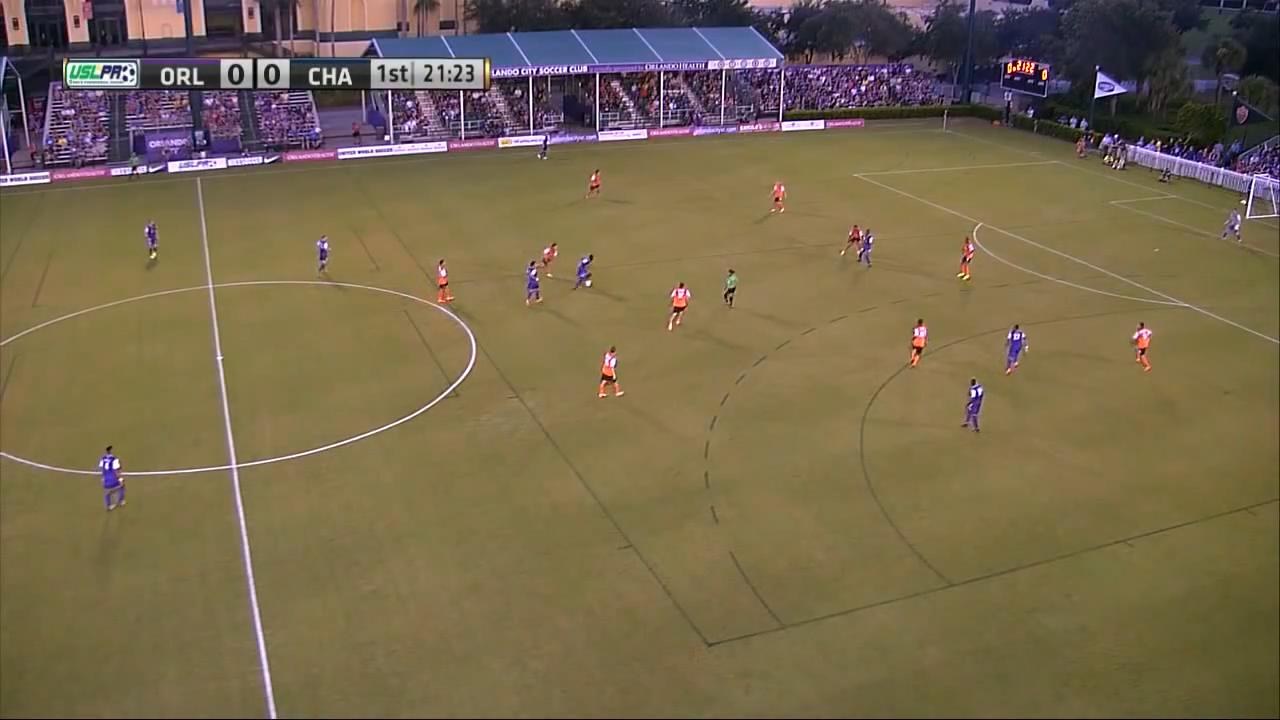
#> input picture Dataset/player_detection/SoccerPlayerDetection_bmvc17_v1/DataSet_001/0203.jpg, 1280 x 720 px
$ python -i pose_refinement.py   (imports and definitions only)
#> lines starting #> are read from the running program, lines starting #| are printed output that depends on the picture; after the words box and inside, x2 and y2 are one past the last pixel; in counts of white or black regions, pixels touching at a corner belong together
"""
pose_refinement.py — Refine camera pose using Lucas-Kanade alignment.

Takes the initial camera pose from the database retrieval and refines
it by aligning the retrieved edge image with the detected edge image
using distance transforms and the Lucas-Kanade algorithm.


Why refinement is needed:
    The database lookup returns the nearest match, not an exact match.
    The retrieved pose might be off by a few degrees in pan/tilt or
    a few hundred pixels in focal length. Refinement iteratively
    adjusts the homography to minimise the difference between the
    retrieved and detected edge images.

Method:
    1. Compute distance transform of both edge images
       (distance from each pixel to the nearest edge pixel)
    2. Truncate distances at an upper bound (30-50px)
       to prevent distant pixels from dominating
    3. Use Lucas-Kanade (ECC alignment in OpenCV) to find the
       homography warp that best aligns the two distance images
    4. Apply the warp to the initial homography to get the refined result

"""

import numpy as np
import cv2
from typing import Tuple, Optional
from dataclasses import dataclass


@dataclass
class RefinementResult:
    """Result of pose refinement."""
    homography: np.ndarray          # Refined 3x3 homography matrix
    initial_homography: np.ndarray  # Initial homography before refinement
    warp_matrix: np.ndarray         # The correction warp found by LK/ECC
    converged: bool                 # Whether the alignment converged
    correlation: float              # ECC correlation score (higher = better, max 1.0)
    iterations: int                 # Number of iterations used


class PoseRefinement:
    """
    Refines camera pose by aligning edge images using the
    Enhanced Correlation Coefficient (ECC) algorithm.

    The ECC method is preferred over standard Lucas-Kanade because:
    - It is invariant to photometric distortions (brightness/contrast)
    - Although the objective is nonlinear, the iterative solution is linear
    - It works well with binary/sparse images like edge maps

    Usage:
        refiner = PoseRefinement()

        # Get initial homography from database retrieval
        initial_H = engine.get_homography(retrieved_pose)

        # Get detected edge image from U-Net
        detected_edges = unet.predict(broadcast_frame)

        # Refine
        result = refiner.refine(
            detected_edge_image=detected_edges,
            initial_homography=initial_H,
            pitch_template=pitch
        )

        # Use the refined homography
        refined_H = result.homography
    """

    def __init__(
        self,
        distance_upper_bound: float = 40.0,
        max_iterations: int = 100,
        epsilon: float = 1e-6,
        warp_mode: str = "homography",
        image_size: Tuple[int, int] = (320, 180),
    ):
        """
        Args:
            distance_upper_bound: truncation value for distance transform (pixels).
                                 Chen & Little found 30-50 works well.
            max_iterations: maximum iterations for ECC alignment
            epsilon: convergence threshold for ECC
            warp_mode: 'homography' (8 params) or 'affine' (6 params)
            image_size: size of edge images for alignment (width, height)
        """
        self.distance_upper_bound = distance_upper_bound
        self.max_iterations = max_iterations
        self.epsilon = epsilon
        self.image_size = image_size

        # Set OpenCV warp mode
        if warp_mode == "homography":
            self.warp_mode = cv2.MOTION_HOMOGRAPHY
        elif warp_mode == "affine":
            self.warp_mode = cv2.MOTION_AFFINE
        else:
            raise ValueError(f"Unknown warp_mode: {warp_mode}. Use 'homography' or 'affine'.")

        # ECC termination criteria
        self.criteria = (
            cv2.TERM_CRITERIA_EPS | cv2.TERM_CRITERIA_COUNT,
            self.max_iterations,
            self.epsilon,
        )

    def compute_distance_image(self, edge_image: np.ndarray) -> np.ndarray:
        """
        Compute truncated distance transform of an edge image.

        The distance transform computes, for each pixel, the distance
        to the nearest edge pixel. Truncating prevents distant pixels
        from dominating the alignment.

        Args:
            edge_image: binary edge image (H, W), uint8 (0 or 255)

        Returns:
            np.ndarray: truncated distance image (H, W), float32
        """
        # Ensure binary
        if edge_image.dtype != np.uint8:
            edge_image = (edge_image * 255).astype(np.uint8)

        _, binary = cv2.threshold(edge_image, 127, 255, cv2.THRESH_BINARY)

        # Distance transform measures distance FROM non-edge TO nearest edge
        # OpenCV's distanceTransform needs the inverse (edges=0, background=255)
        inverted = cv2.bitwise_not(binary)
        dist = cv2.distanceTransform(inverted, cv2.DIST_L2, 5)

        # Truncate at upper bound
        dist = np.minimum(dist, self.distance_upper_bound)

        # Normalise to [0, 1] for ECC alignment
        dist = dist / self.distance_upper_bound

        return dist.astype(np.float32)

    # [266 lines left out: functions render_edge_from_homography, refine, refine_with_fallback, compute_iou, not called in this run]


# [86 lines not run here, left out]

>>> import cv2
>>> picture = cv2.imread('../../Dataset/player_detection/SoccerPlayerDetection_bmvc17_v1/DataSet_001/0203.jpg', cv2.IMREAD_GRAYSCALE)
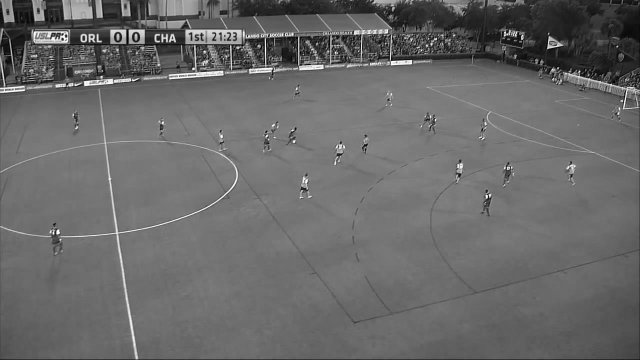
#> picture: shape (720, 1280) (shown at 1/2 size); min 0, max 255, mean 105.1
>>> result = PoseRefinement().compute_distance_image(picture)
#> in compute_distance_image, `_, binary = cv2.threshold(edge_image, 127, 255, cv2.THRESH_BINARY)`:
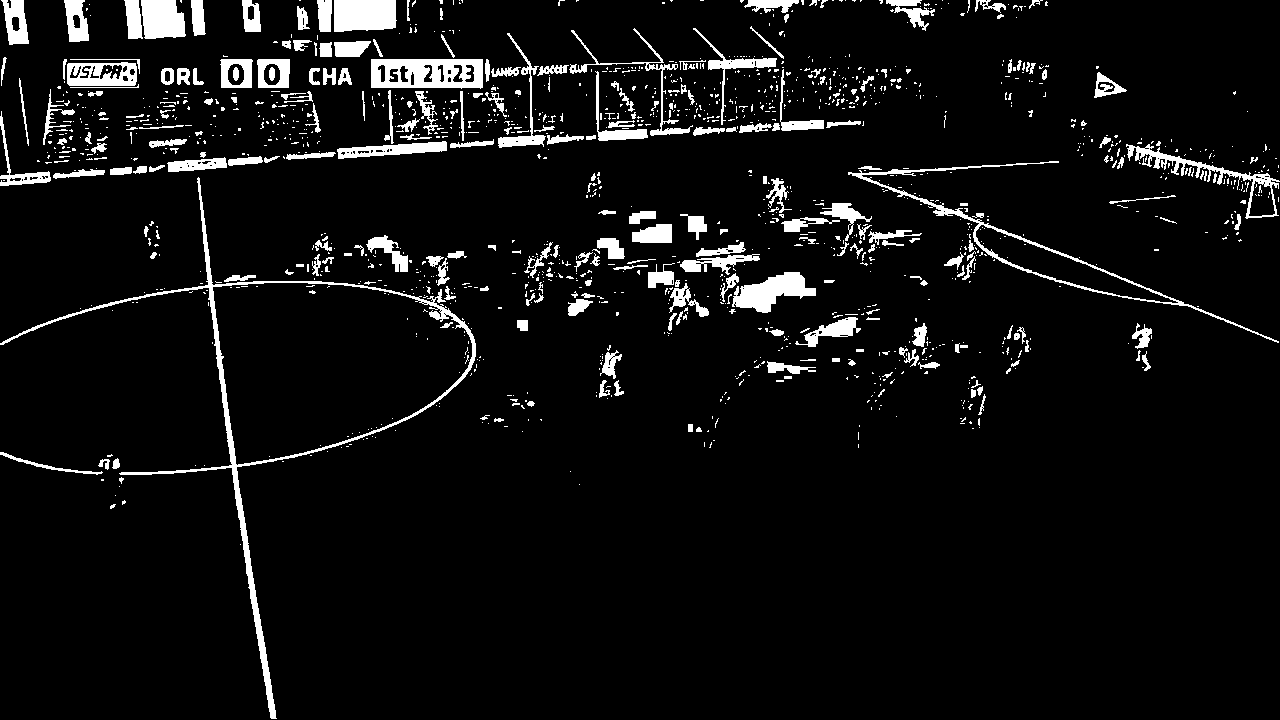
#> binary: shape (720, 1280); 6.2% white; 1429 white regions (1168 under 20 px), largest, box (x1, y1, x2, y2) and area: (0, 177, 476, 719) 5655, (371, 59, 483, 89) 2632, (848, 161, 1279, 343) 2450
#> in compute_distance_image, `dist = cv2.distanceTransform(inverted, cv2.DIST_L2, 5)`:
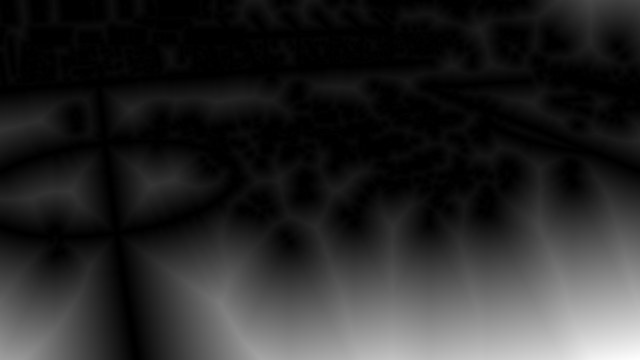
#> dist: shape (720, 1280) float32 (shown at 1/2 size); min 0, max 375.2, mean 59.5; drawn with min black and max white
#> in compute_distance_image, `dist = np.minimum(dist, self.distance_upper_bound)`:
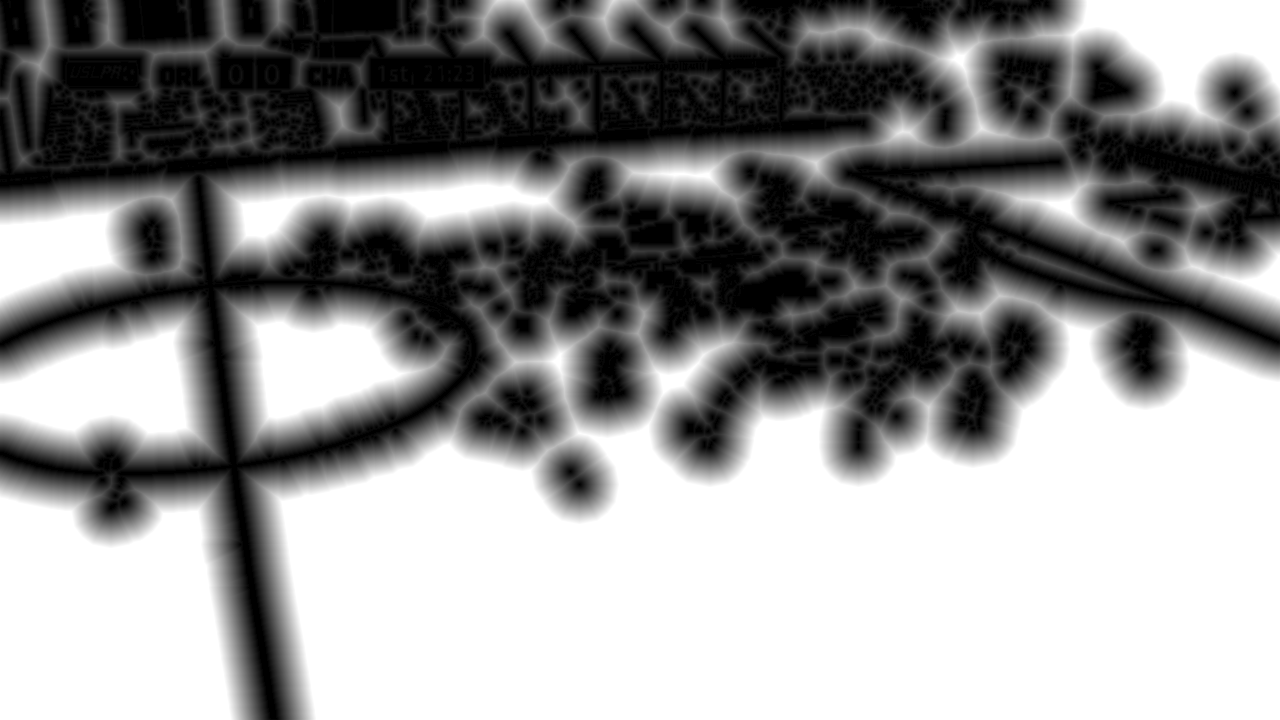
#> dist: shape (720, 1280) float32; min 0, max 40, mean 23; drawn with min black and max white

$ run again, on Dataset/player_detection/SoccerPlayerDetection_bmvc17_v1/DataSet_001/0458.jpg
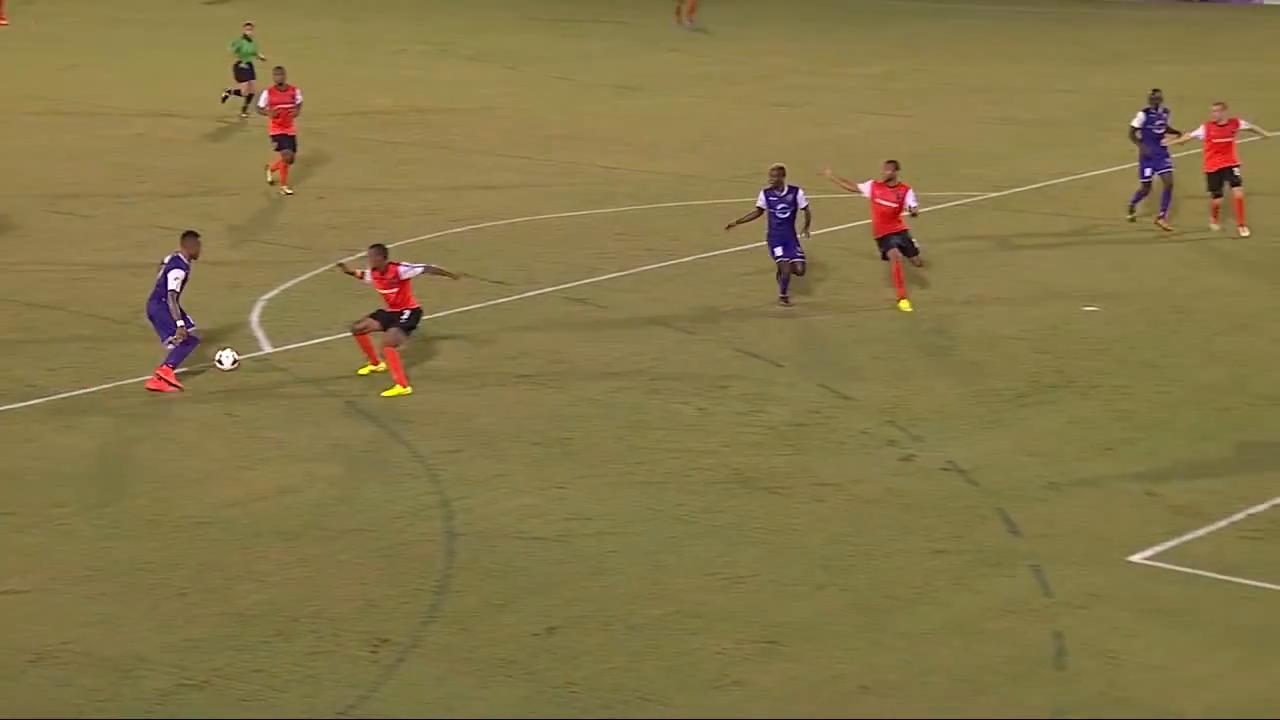
#> input picture Dataset/player_detection/SoccerPlayerDetection_bmvc17_v1/DataSet_001/0458.jpg, 1280 x 720 px
#> in compute_distance_image, `_, binary = cv2.threshold(edge_image, 127, 255, cv2.THRESH_BINARY)`:
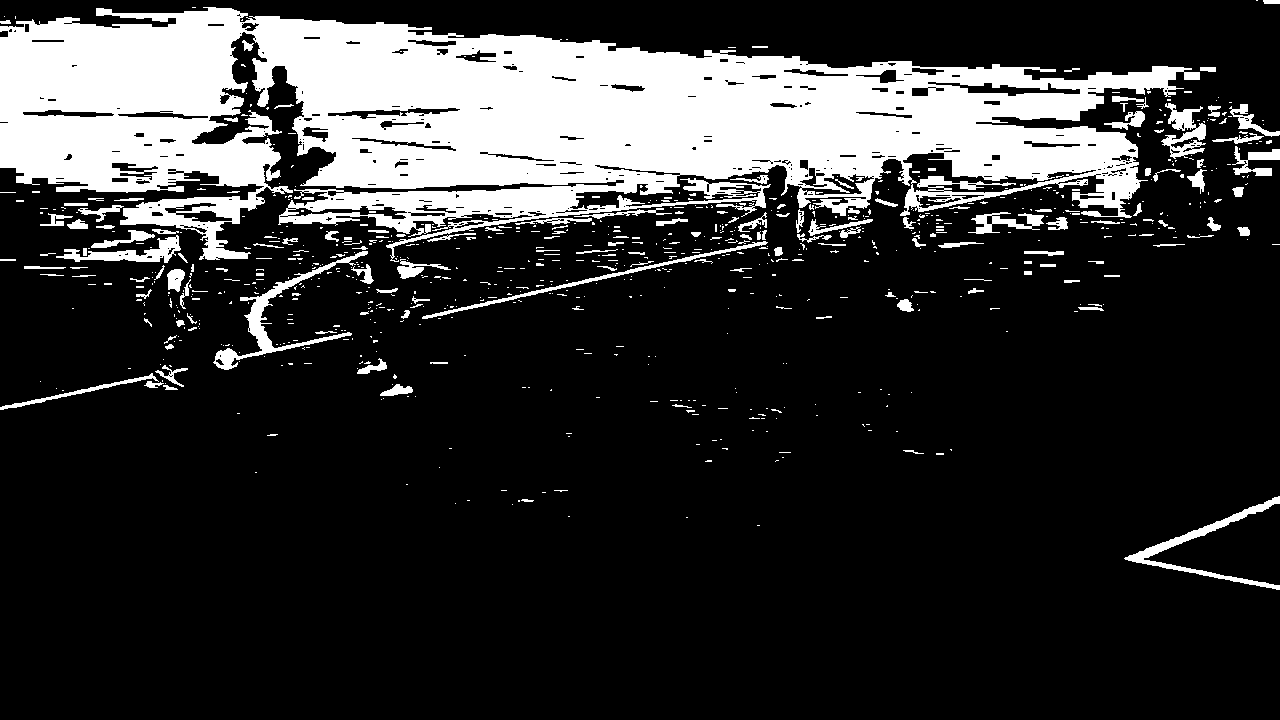
#> binary: shape (720, 1280); 19.9% white; 808 white regions (642 under 20 px), largest, box (x1, y1, x2, y2) and area: (0, 7, 1200, 262) 159759, (213, 251, 368, 370) 2222, (1124, 496, 1280, 590) 1863
#> in compute_distance_image, `dist = np.minimum(dist, self.distance_upper_bound)`:
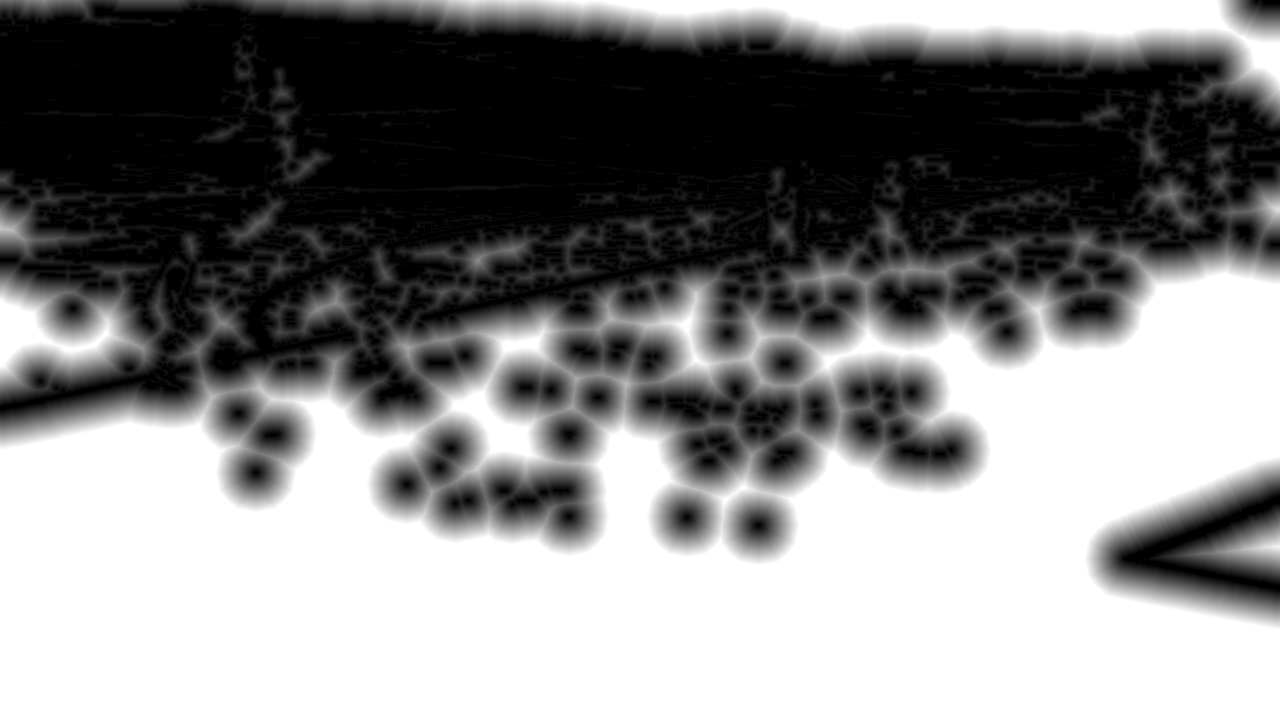
#> dist: shape (720, 1280) float32; min 0, max 40, mean 20.8; drawn with min black and max white
